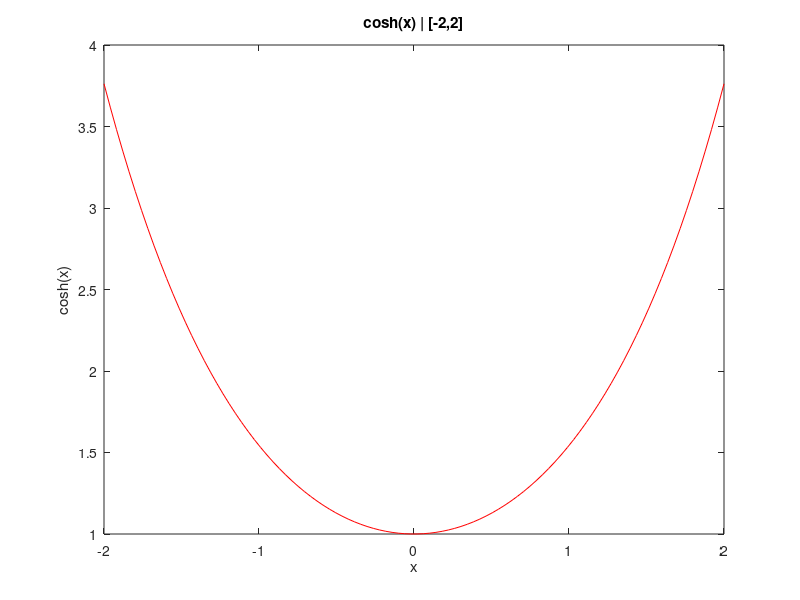
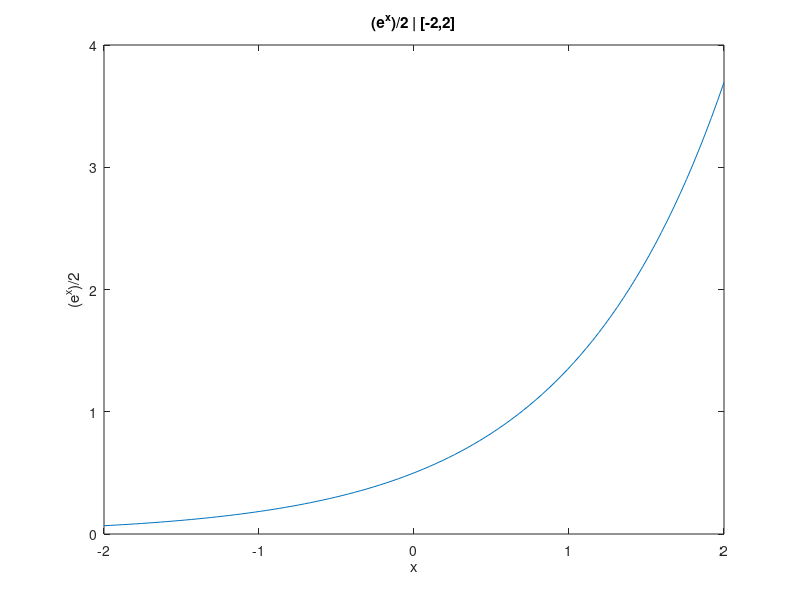

The MATLAB script that drew these images, in order:
x=linspace(-2,2);
y1=cosh(x);
y2=0.5*exp(x);

%apro fin grafica principale
plot(x,y1,'r')
title('cosh(x) | [-2,2]')
xlabel('x')
ylabel('cosh(x)')

figure %apro seconda fin grafica
plot(x,y2)
title('(e^x)/2 | [-2,2]')
xlabel('x')
ylabel('(e^x)/2')